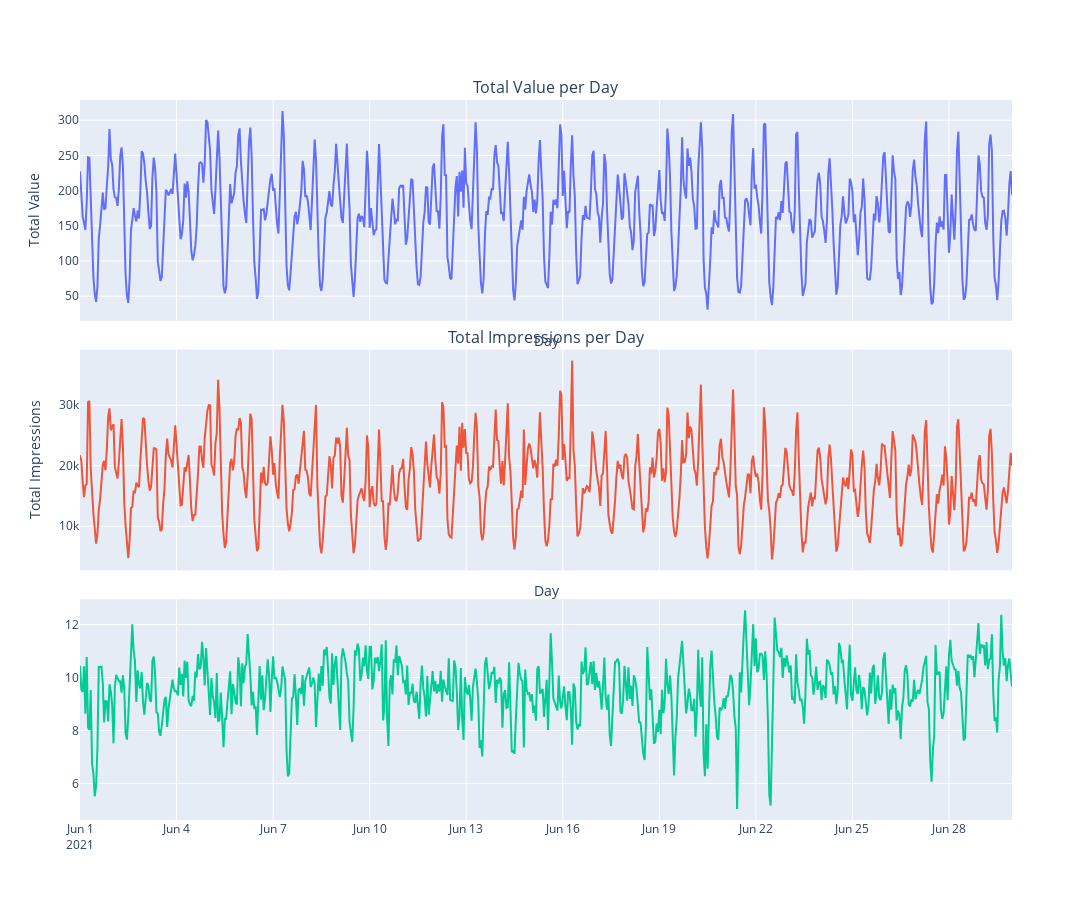

The cell this chart's notebook holds for it:
### Markdown cell above
# 2. Hourly analysis

### Code cell
# Group by datetime
df_kenya_hourly = df_kenya.groupby('datetime').agg({
    'total_value': 'sum',
    'total_impressions': 'sum'
}).reset_index()

# Compute eCPM
df_kenya_hourly['eCPM'] = df_kenya_hourly['total_value'] / df_kenya_hourly['total_impressions'] * 1000

# Create 3-row subplot, reduce distance between subplots with 'vertical_spacing'
fig = make_subplots(
    rows=3, cols=1,
    shared_xaxes=True,
    subplot_titles=('Total Value per Day', 'Total Impressions per Day'),
    vertical_spacing=0.04  # decrease (default is 0.08)
)

# Add total value line (no markers)
fig.add_trace(
    go.Scatter(
        x=df_kenya_hourly['datetime'], 
        y=df_kenya_hourly['total_value'],
        mode='lines',
        name='Total Value'
    ),
    row=1, col=1
)

# Add total impressions line (no markers)
fig.add_trace(
    go.Scatter(
        x=df_kenya_hourly['datetime'], 
        y=df_kenya_hourly['total_impressions'],
        mode='lines',
        name='Total Impressions'
    ),
    row=2, col=1
)

# Add eCPM line (no markers)
fig.add_trace(
    go.Scatter(
        x=df_kenya_hourly['datetime'], 
        y=df_kenya_hourly['eCPM'],
        mode='lines',
        name='eCPM'
    ),
    row=3, col=1
)

fig.update_layout(
    height=900, width=1400, 
    showlegend=False,
    xaxis_title='Day',
    xaxis2_title='Day',
    yaxis_title='Total Value',
    yaxis2_title='Total Impressions'
)

fig.show()

### Figure 1 — Plotly figure (JSON) as saved in the notebook; plotly's stock layout.template omitted (floating-point values rounded to 4 significant figures; data arrays with more than 128 entries replaced by an {"elided": "..."} marker saying what was removed)
{"data": [{"mode": "lines", "name": "Total Value", "type": "scatter", "x": {"elided": "696 str values"}, "xaxis": "x", "y": {"elided": "696 float values"}, "yaxis": "y"}, {"mode": "lines", "name": "Total Impressions", "type": "scatter", "x": {"elided": "696 str values"}, "xaxis": "x2", "y": {"elided": "696 int values"}, "yaxis": "y2"}, {"mode": "lines", "name": "eCPM", "type": "scatter", "x": {"elided": "696 str values"}, "xaxis": "x3", "y": {"elided": "696 float values"}, "yaxis": "y3"}], "layout": {"annotations": [{"font": {"size": 16}, "showarrow": false, "text": "Total Value per Day", "x": 0.5, "xanchor": "center", "xref": "paper", "y": 1, "yanchor": "bottom", "yref": "paper"}, {"font": {"size": 16}, "showarrow": false, "text": "Total Impressions per Day", "x": 0.5, "xanchor": "center", "xref": "paper", "y": 0.6533, "yanchor": "bottom", "yref": "paper"}], "height": 900, "showlegend": false, "width": 1400, "xaxis": {"anchor": "y", "domain": [0, 1], "matches": "x3", "showticklabels": false, "title": {"text": "Day"}}, "xaxis2": {"anchor": "y2", "domain": [0, 1], "matches": "x3", "showticklabels": false, "title": {"text": "Day"}}, "xaxis3": {"anchor": "y3", "domain": [0, 1]}, "yaxis": {"anchor": "x", "domain": [0.6933, 1], "title": {"text": "Total Value"}}, "yaxis2": {"anchor": "x2", "domain": [0.3467, 0.6533], "title": {"text": "Total Impressions"}}, "yaxis3": {"anchor": "x3", "domain": [0, 0.3067]}}}
